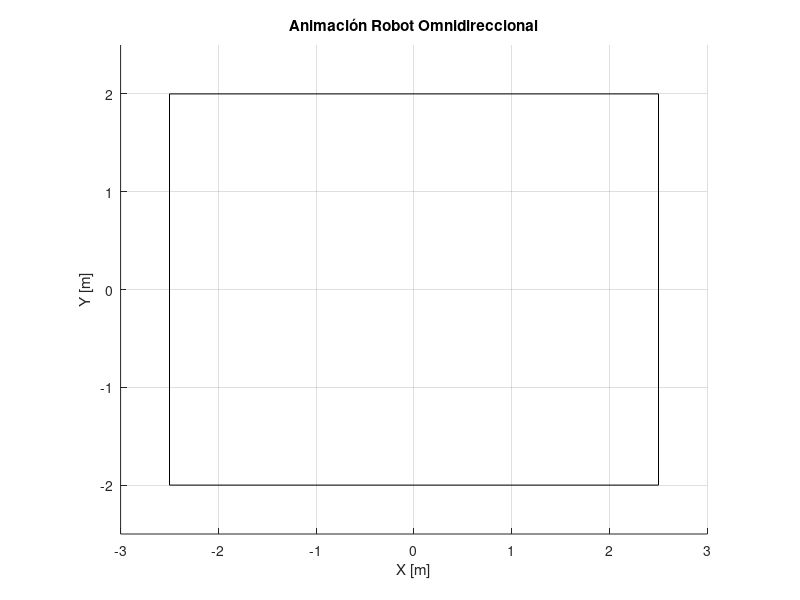

Recreate this plot in MATLAB. (Note: this script raises an error after producing the figure.)
%% Simulación interactiva de plataforma móvil omnidireccional con límite de velocidad de ruedas
close all; clc;

% ==== Parámetros físicos del robot ====
w = ((56.8+81.8)/2)/1000;   % Distancia desde el centro al eje longitudinal [m]
l = ((74.65+32.35)/2)/1000; % Distancia desde el centro al eje lateral [m]
r = 48/1000;                % Radio de la rueda [m]

% Matriz de transformación H0 y pseudoinversa
H0 = [ -l - w, 1, -1;
        l + w, 1,  1;
        l + w, 1, -1;
       -l - w, 1,  1 ];
H0_pinv = pinv(H0);

% ==== Velocidades iniciales ====
v_bx = 0;       % m/s
v_by = 0;       % m/s
omega_bz = 0;   % rad/s
rpm_max = 400;  % límite de rpm

% ==== Parámetros de simulación ====
dt = 0.05;          % paso de integración [s]
max_time = 120;     % duración máxima [s]
state = [0; 0; 0];  % Estado [x; y; theta]
t = 0;

% ==== Crear figura y controles ====
figure('Color','w','KeyPressFcn',@keyHandler, "WindowState","maximized");
axis equal;
axis([-3 3 -2.5 2.5]);
rectangle('Position', [-2.5, -2, 5, 4]); % área Robotat
grid on; hold on;
xlabel('X [m]'); ylabel('Y [m]');
title('Animación Robot Omnidireccional');

% Robot
robot_w = 190/1000;
robot_h = 190/1000;
base_rect = [-robot_h/2, -robot_w/2;
              robot_h/2, -robot_w/2;
              robot_h/2,  robot_w/2;
             -robot_h/2,  robot_w/2]'; 

hPatch = patch('XData',[], 'YData',[], ...
               'FaceColor',[.6 .8 .9], 'EdgeColor','k');
hTrail = animatedline('Color','r','LineWidth',1.5);

% ==== Textos en pantalla ====
hTime = text(-2.4, 2.2, '', 'FontSize', 10, 'FontWeight','bold');
hVelRuedas = text(+2.8, 2, '', 'FontSize', 9, 'FontName','Courier New');
hVelRobot  = text(+2.8, 1.4, '', 'FontSize', 9, 'FontName','Courier New');
hPosRobot = text(+2.8, 0.8, '', 'FontSize', 9, 'FontName','Courier New');

% Variable de control
running = true;

%% ==== Bucle de simulación ====
while running && t < max_time
    % Calcular velocidades de las ruedas (rad/s y rpm)
    Vb_actual = [omega_bz; v_bx; v_by];
    u_rad_s = (1/r) * H0 * Vb_actual;
    u_rpm = u_rad_s * 60 / (2*pi);

    % Limitar rpm a ±rpm_max
    if any(abs(u_rpm) > rpm_max)
        escala = rpm_max / max(abs(u_rpm));
        u_rpm = u_rpm * escala;
        Vb_actual = (r * H0_pinv * (u_rpm * 2*pi / 60));
        omega_bz = Vb_actual(1);
        v_bx = Vb_actual(2);
        v_by = Vb_actual(3);
    end

    % Cinemática global
    theta = state(3);
    vx = v_bx*cos(theta) - v_by*sin(theta);
    vy = v_bx*sin(theta) + v_by*cos(theta);

    % Integración Euler
    state(1) = state(1) + vx*dt;
    state(2) = state(2) + vy*dt;
    state(3) = state(3) + omega_bz*dt;

    % Actualizar dibujo del robot
    R = [cos(state(3)), -sin(state(3));
         sin(state(3)),  cos(state(3))];
    pos = R * base_rect + state(1:2);
    set(hPatch, 'XData', pos(1,:), 'YData', pos(2,:));
    addpoints(hTrail, state(1), state(2));

    % Actualizar tiempo
    t = t + dt;
    set(hTime, 'String', sprintf('Tiempo: %.2f s', t));

    % Mostrar velocidades ruedas
    set(hVelRuedas, 'String', sprintf(['Ruedas [rpm] (max %d):\n',...
        '1: %+6.2f   2: %+6.2f\n',...
        '3: %+6.2f   4: %+6.2f'], ...
        rpm_max, u_rpm(1), u_rpm(2), u_rpm(3), u_rpm(4)));

    % Mostrar posiciones del robot
    set(hPosRobot, 'String', sprintf(['x = %+5.3f m\n',...
        'y = %+5.3f m\n',...
        'yaw = %+5.3f rad'], state(1), state(2), state(3)));
    
    % Mostrar velocidades del robot
    set(hVelRobot, 'String', sprintf(['Robot:\n',...
        'v_x = %+5.3f m/s\n',...
        'v_y = %+5.3f m/s\n',...
        'ω_z = %+5.3f rad/s'], v_bx, v_by, omega_bz));

    drawnow;
    pause(dt);
end

disp('Simulación finalizada');

%% ==== Función para manejar teclas ====
function keyHandler(~, event)
    persistent vbx vby obz
    if isempty(vbx)
        vbx = 0; vby = 0; obz = 0;
    end

    switch event.Key
        case 'rightarrow',    vbx = vbx + 0.05; % aumentar X
        case 'leftarrow',  vbx = vbx - 0.05; % disminuir X
        case 'downarrow', vby = vby - 0.05; % mover Y+
        case 'uparrow',  vby = vby + 0.05; % mover Y-
        case 'a',          obz = obz + 0.05; % giro izq
        case 'd',          obz = obz - 0.05; % giro der
        case 'r',          vbx = 0; vby = 0; obz = 0; % reset
        case 'escape',     assignin('base','running',false); % salir
    end
    assignin('base','v_bx',vbx);
    assignin('base','v_by',vby);
    assignin('base','omega_bz',obz);
end
